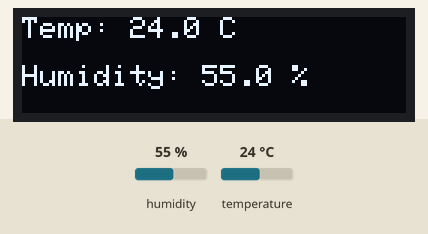
Bench run of a sketch on a simulated Arduino Uno, built for the host (arithmetic inside an expression is 32-bit, double 64-bit). Parts: 128×32 one-colour display. The test bench sets the inputs (shaded band); at power-on: humidity 55 %, temperature 24 °C. What the sketch prints to the serial monitor is not drawn.

Above: at 3.2 s.
3.3 s: humidity set to 22 %
At 5.4 s:
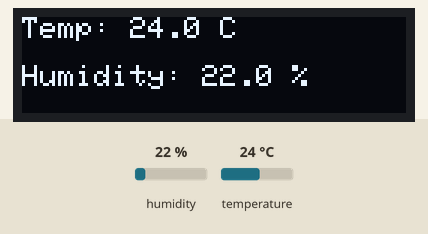
6.0 s: temperature set to 12 °C
At 7.0 s:
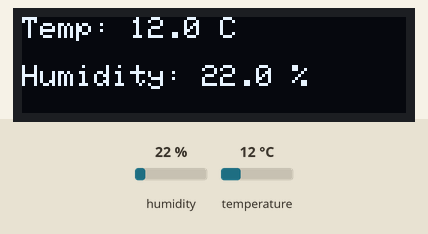
8.7 s: humidity set to 40 %
At 11.4 s:
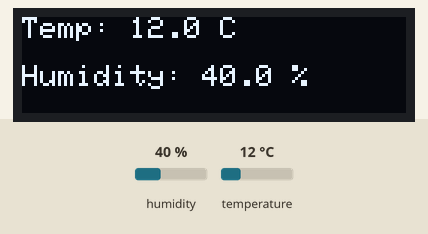
11.7 s: temperature set to 19 °C
At 13.2 s:
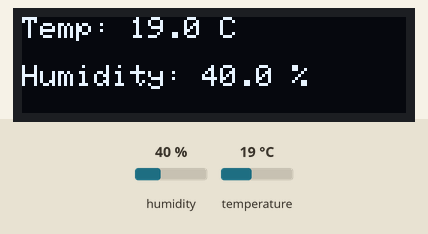
Timing chart, 0 to 14.7 s (numbered marks = the images above; inputs shaded):
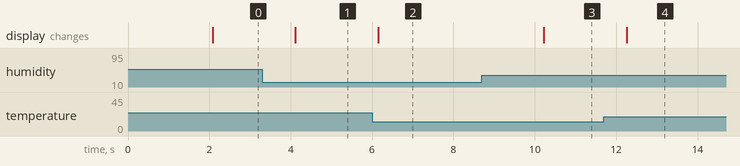

The sketch:

OLED_DHT11.ino
```cpp
#include <SPI.h>
#include <Wire.h>
#include <Adafruit_GFX.h>
#include <Adafruit_SSD1306.h>
#include <DHT.h>

// OLED Display Settings
#define SCREEN_WIDTH 128
#define SCREEN_HEIGHT 32
#define OLED_RESET -1
#define SCREEN_ADDRESS 0x3C
Adafruit_SSD1306 display(SCREEN_WIDTH, SCREEN_HEIGHT, &Wire, OLED_RESET);

#define DHT_PIN PA4
#define DHT_TYPE DHT11
DHT dht(DHT_PIN, DHT_TYPE);

void setup() {

  Serial.begin(9600);

  dht.begin();

  if (!display.begin(SSD1306_SWITCHCAPVCC, SCREEN_ADDRESS)) {
    Serial.println(F("SSD1306 allocation failed"));
    for (;;);
  }

  display.clearDisplay();
  display.setTextSize(1);
  display.setTextColor(SSD1306_WHITE);
  display.setCursor(10, 10);
  display.print(F("Initializing..."));
  display.display();
  delay(2000);
  display.clearDisplay();
}

void loop() {
  float temperature = dht.readTemperature();
  float humidity = dht.readHumidity();

  if (isnan(temperature) || isnan(humidity)) {
    Serial.println(F("Failed to read from DHT11 sensor!"));

    display.clearDisplay();
    display.setCursor(10, 10);
    display.print(F("DHT11 Error!"));
    display.display();

  } else {
    Serial.print("Temperature: ");
    Serial.print(temperature);
    Serial.print(" C, Humidity: ");
    Serial.print(humidity);
    Serial.println(" %");

    // Display temperature and humidity on OLED
    display.clearDisplay();

    display.setCursor(0, 0);
    display.print("Temp: ");
    display.print(temperature, 1); // One decimal place
    display.print(" C");

    display.setCursor(0, 16);
    display.print("Humidity: ");
    display.print(humidity, 1); // One decimal place
    display.print(" %");

    display.display();
  }

  // Wait for 2 seconds before next reading
  delay(2000);
}
```

Measured:
- after the input at 3.3 s, the display: changes after 0.82 s (image 1)
- after the input at 6.0 s, the display: changes after 0.15 s (image 2)
- after the input at 8.7 s, the display: changes after 1.5 s (image 3)
- after the input at 11.7 s, the display: changes after 0.56 s (image 4)
